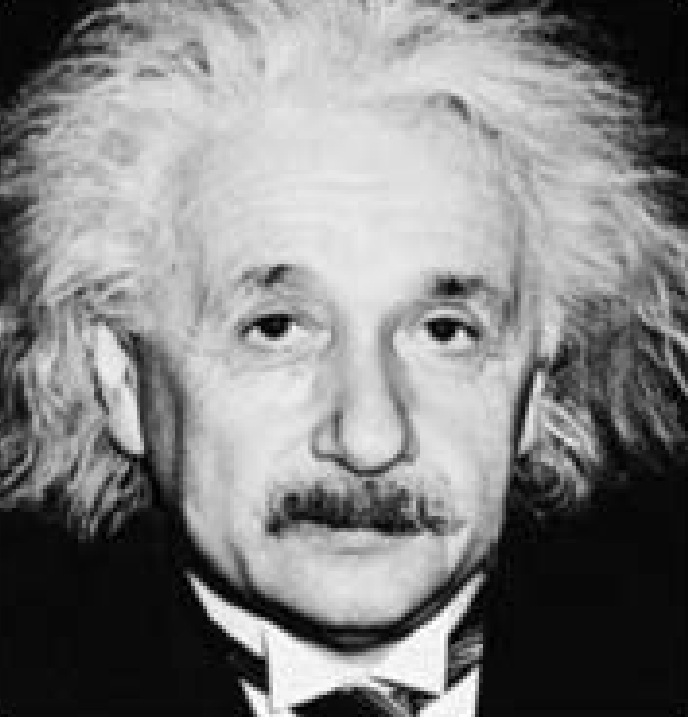
%> input picture 大二2/信号与系统/期中作业/Einstein.jpg, 688 x 717 px
$ octave test.m   (GNU Octave 9; MATLAB toolbox functions it lacks are replaced by stand-ins)
%> lines starting %> are read from the running program, lines starting %| are printed output that depends on the picture
Pathh='Einstein.jpg';
Pathl='Marilyn.jpg';
imh=imread(Pathh);
%> imh is the input picture: size 717x688x3 uint8; min 0, max 255, mean 128.4
iml=imread(Pathl);
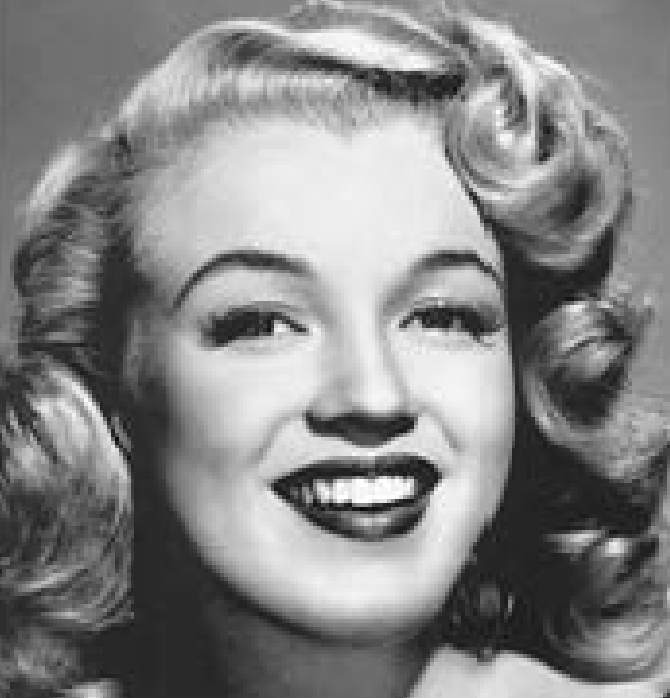
%> input picture 大二2/信号与系统/期中作业/Marilyn.jpg, 670 x 698 px
%> iml is the input picture: size 698x670x3 uint8; min 6, max 255, mean 133.1
imgh=rgb2gray(imh);
imgl=rgb2gray(iml);%将彩色图变成二维灰度图图像
subplot(331)
imshow(imgh);
subplot(334)
imshow(imgl);
imgh2=double(imgh);
imgl2=double(imgl);%将数据改成double类型，方便进行数据变换
fh=fft2(imgh2);
fl=fft2(imgl2);
fh2=fftshift(fh);
fl2=fftshift(fl);
subplot(332)
imshow(log(abs(fh2)+1),[]);%直接显示图像，未移动零频分量
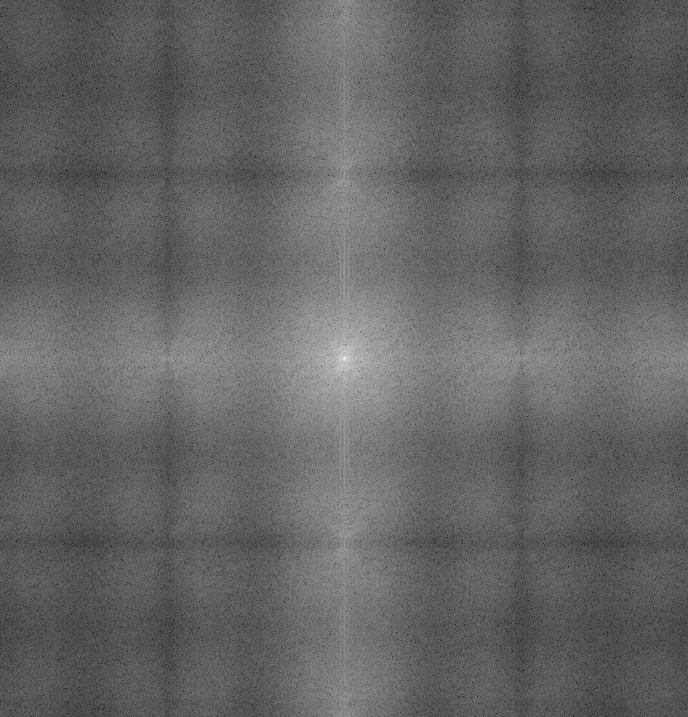
%> displayed picture: size 717x688, on the screen's scale of 0 to 255; min 0, max 255, mean 100
title('傅里叶系数')
subplot(335)
imshow(log(abs(fl2)+1),[]);%直接显示图像，移动零频分量
title('傅里叶系数')

D0=15;
[Mh,Nh]=size(fh2);
%> Mh = 717; Nh = 688
[Ml,Nl]=size(fl2);
%> Ml = 698; Nl = 670
ml=floor(Ml/2);
%> ml = 349
nl=floor(Nl/2);
%> nl = 335
mh=floor(Mh/2);
%> mh = 358
nh=floor(Nh/2);
%> nh = 344
Hl=zeros(Ml,Nl);
Hh=zeros(Mh,Nh);
for i=1:Ml
    for j=1:Nl
        D=sqrt((i-ml)^2+(j-nl)^2);
        Hl(i,j)=exp(-1/2*D^2/D0^2);
    end
end
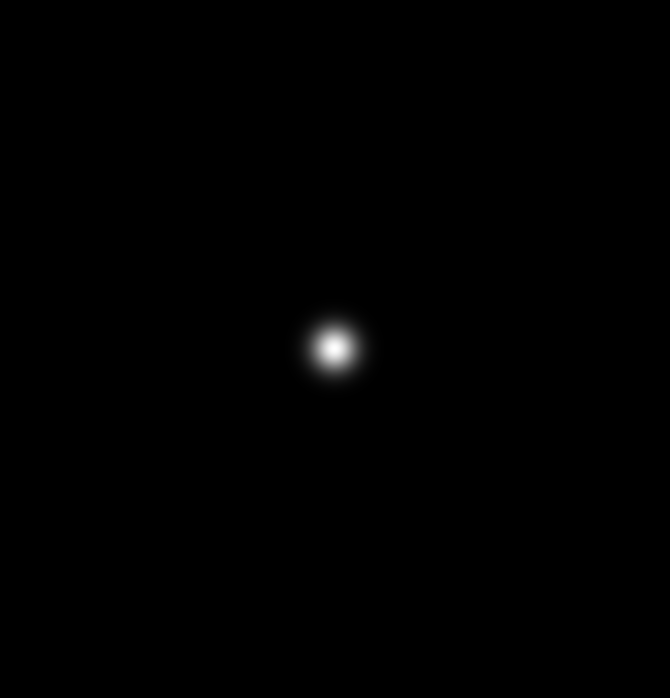
%> Hl: size 698x670 double; min 1.39e-226, max 1, mean 0.00302
for i=1:Mh
    for j=1:Nh
        D=sqrt((i-mh)^2+(j-nh)^2);
        Hh(i,j)=1-exp(-1/2*D^2/D0^2);
    end
end
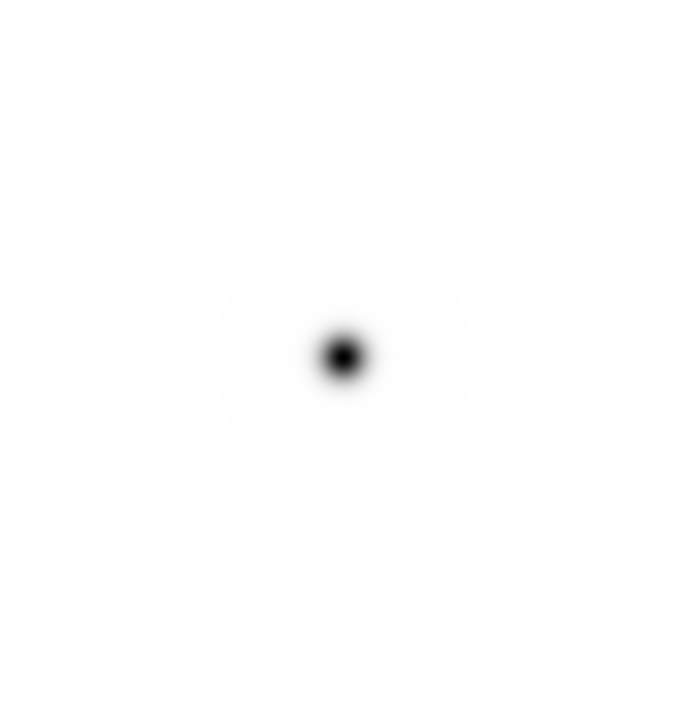
%> Hh: size 717x688 double; min 0, max 1, mean 0.997
subplot(333)
fh3=fh2.*Hh;
imshow(log(abs(fh3)+1),[]);
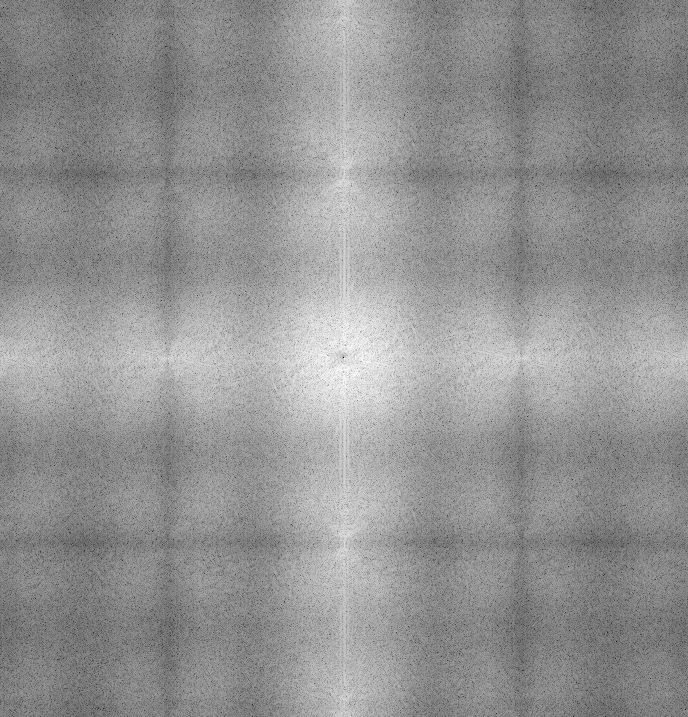
%> displayed picture: size 717x688, on the screen's scale of 0 to 255; min 0, max 255, mean 146.9
title('高斯高通滤波结果')
subplot(336)
%> (the run ends here)
